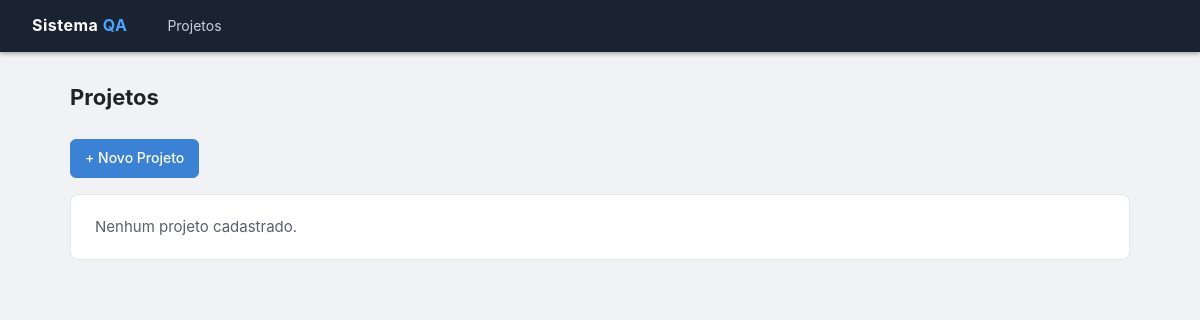
/projetos, run on an earlier commit of the app's database.
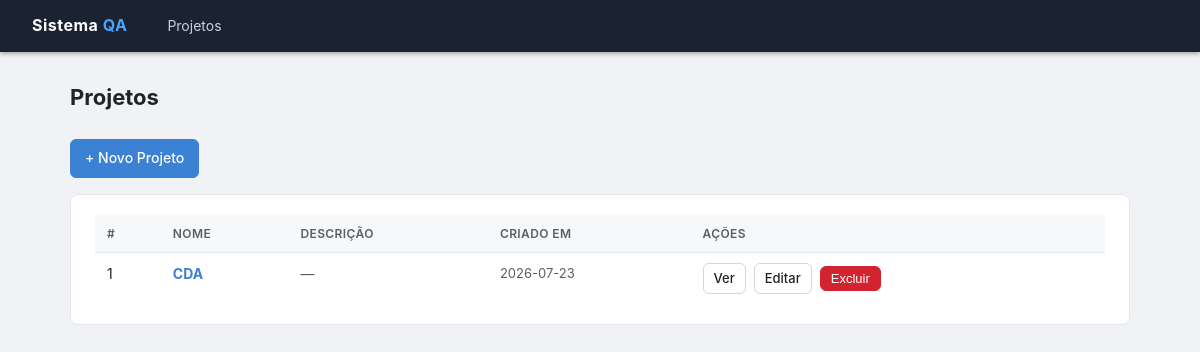
And on a later commit of the database.
### tables this page shows
CREATE TABLE projects (
                id          INTEGER PRIMARY KEY AUTOINCREMENT,
                name        TEXT    NOT NULL UNIQUE,
                description TEXT,
                created_at  TEXT    NOT NULL
            );

### web/app.py (the view)
@app.route("/projetos")
def projetos():
    projects = proj_mod.list_projects()
    return render_template("projetos.html", projects=projects)

### modules/database.py (called while the page is built)
def get_connection() -> sqlite3.Connection:
    conn = sqlite3.connect(DB_PATH)
    conn.row_factory = sqlite3.Row
    conn.execute("PRAGMA foreign_keys = ON")
    return conn

### modules/projects.py (called while the page is built)
def list_projects() -> list:
    with get_connection() as conn:
        rows = conn.execute("SELECT * FROM projects ORDER BY created_at DESC").fetchall()
        return [dict(r) for r in rows]

### web/templates/projetos.html (shortened to what this page needs)
{% extends "base.html" %}
{% block content %}
<div class="page-header">
  <h1>Projetos</h1>
</div>
<div style="margin-bottom:16px;">
  <a class="btn btn-primary" href="{{ url_for('projeto_novo') }}">+ Novo Projeto</a>
</div>
<div class="card">
  {% if not projects %}
    <p style="color:#57606a;">Nenhum projeto cadastrado.</p>
  {% else %}
  <table>
    <thead><tr><th>#</th><th>Nome</th><th>Descrição</th><th>Criado em</th><th>Ações</th></tr></thead>
    <tbody>
    {% for p in projects %}
      <tr>
        <td>{{ p.id }}</td>
        <td><a href="{{ url_for('projeto_detalhe', project_id=p.id) }}"><strong>{{ p.name }}</strong></a></td>
        <td style="color:#57606a;">{{ p.description or '—' }}</td>
        <td style="color:#57606a; font-size:13px;">{{ p.created_at[:10] }}</td>
        <td>
          <div class="btn-group">
            <a class="btn btn-outline btn-sm" href="{{ url_for('projeto_detalhe', project_id=p.id) }}">Ver</a>
            <a class="btn btn-outline btn-sm" href="{{ url_for('projeto_editar', project_id=p.id) }}">Editar</a>
            <form class="inline-form" action="{{ url_for('projeto_excluir', project_id=p.id) }}" method="post"
                  onsubmit="return confirm('Excluir \'{{ p.name }}\'?')">
              <button class="btn btn-danger btn-sm">Excluir</button>
            </form>
          </div>
        </td>
      </tr>
    {% endfor %}
    </tbody>
  </table>
  {% endif %}
</div>
{% endblock %}

What changed in the data, as far as the page shows it:
added projects: id "1", name "CDA", description "—", created_at "2026-07-23"
Also different on the page:
text no longer shown: "Nenhum projeto cadastrado."
text now shown: "# NOME DESCRIÇÃO CRIADO EM AÇÕES"
